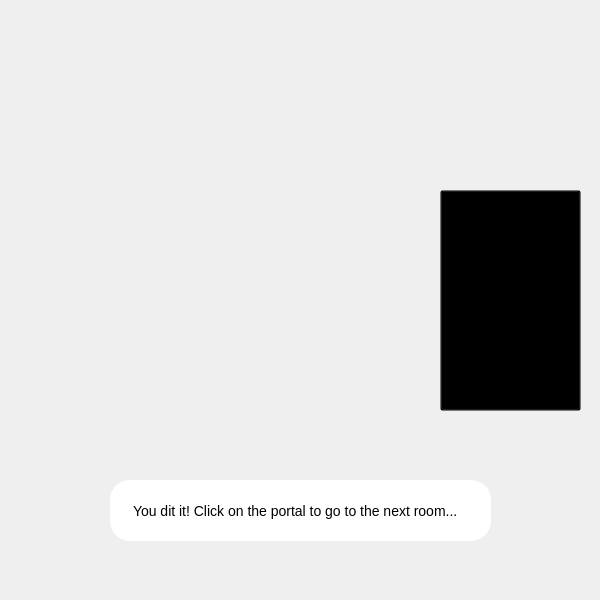
<?xml version="1.0" encoding="UTF-8"?>
<ui version="4.0">
 <class>GamerRoomPortal</class>
 <widget class="QMainWindow" name="GamerRoomPortal">
  <property name="geometry">
   <rect>
    <x>0</x>
    <y>0</y>
    <width>600</width>
    <height>600</height>
   </rect>
  </property>
  <property name="minimumSize">
   <size>
    <width>600</width>
    <height>600</height>
   </size>
  </property>
  <property name="maximumSize">
   <size>
    <width>600</width>
    <height>600</height>
   </size>
  </property>
  <property name="windowTitle">
   <string>MainWindow</string>
  </property>
  <widget class="QWidget" name="centralwidget">
   <widget class="QLabel" name="bg_gif_lb">
    <property name="geometry">
     <rect>
      <x>0</x>
      <y>0</y>
      <width>600</width>
      <height>600</height>
     </rect>
    </property>
    <property name="minimumSize">
     <size>
      <width>600</width>
      <height>600</height>
     </size>
    </property>
    <property name="maximumSize">
     <size>
      <width>600</width>
      <height>600</height>
     </size>
    </property>
    <property name="text">
     <string/>
    </property>
    <property name="pixmap">
     <pixmap resource="../files_rc.qrc">:/background/images/gifs/gamer_room_portal_gif.gif</pixmap>
    </property>
    <property name="scaledContents">
     <bool>true</bool>
    </property>
   </widget>
   <widget class="QPushButton" name="open_next_btn">
    <property name="geometry">
     <rect>
      <x>440</x>
      <y>190</y>
      <width>141</width>
      <height>221</height>
     </rect>
    </property>
    <property name="styleSheet">
     <string notr="true">background-color: rgba(0,0,0,0);</string>
    </property>
    <property name="text">
     <string/>
    </property>
   </widget>
   <widget class="QLabel" name="bot_msg_lb">
    <property name="geometry">
     <rect>
      <x>110</x>
      <y>480</y>
      <width>381</width>
      <height>61</height>
     </rect>
    </property>
    <property name="styleSheet">
     <string notr="true">background-color: white;
padding: 20px;
font-size: 14px;
border-radius: 20px;
</string>
    </property>
    <property name="text">
     <string>You dit it! Click on the portal to go to the next room...</string>
    </property>
   </widget>
  </widget>
 </widget>
 <resources>
  <include location="../files_rc.qrc"/>
 </resources>
 <connections/>
</ui>
